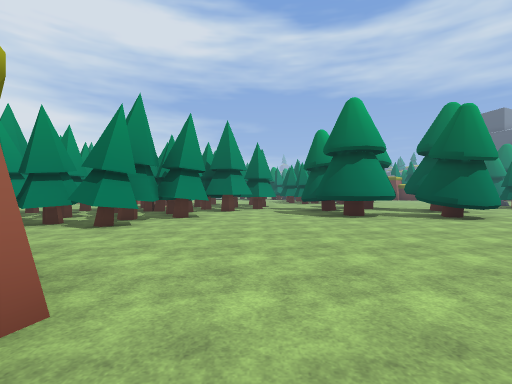
View 1 (above)

24 first-person views from a walk through a level from a Godot 3-D game. The camera is 1.5 m above the floor, looks level and sees 85° across. The floor is counted in squares, 2 m on a side. Each view is taken from the middle of a square. On the plan, view 1 faces up. The plan holds only what a view shows up to about 10 squares ahead; the rest is blank. The place goes on beyond the plan. Some surface patterns are stand-ins.

View 2
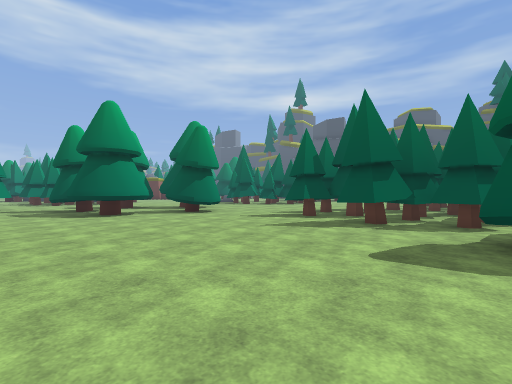

View 3
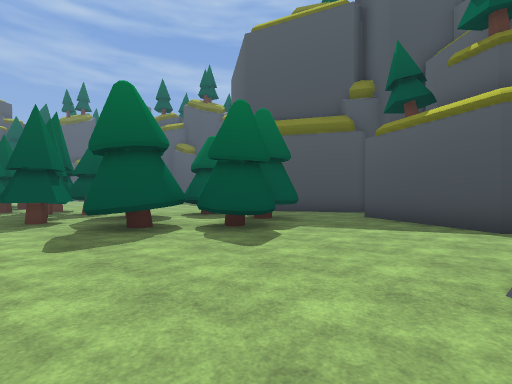

View 4
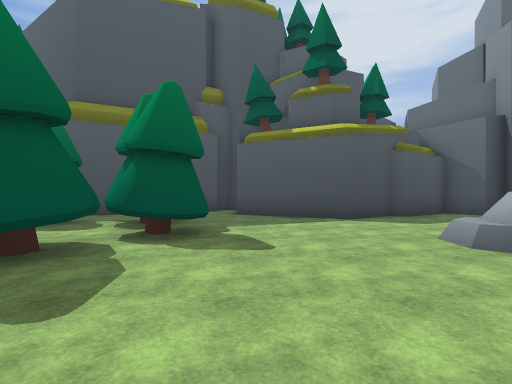

View 5
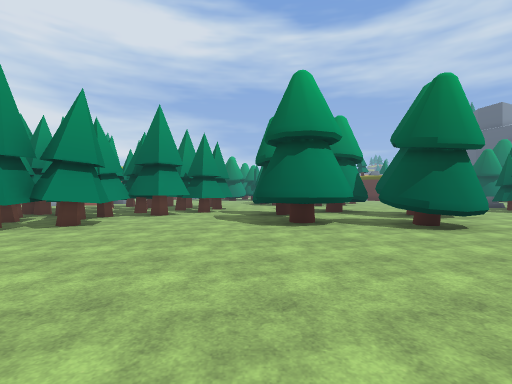

View 6
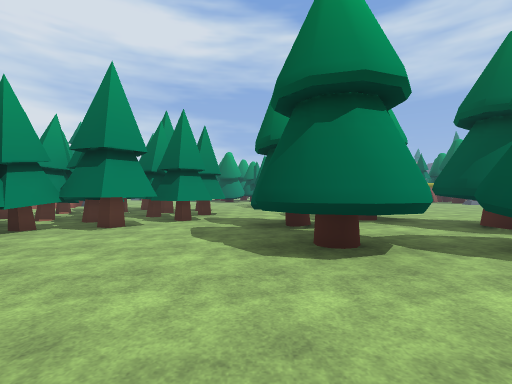

View 7
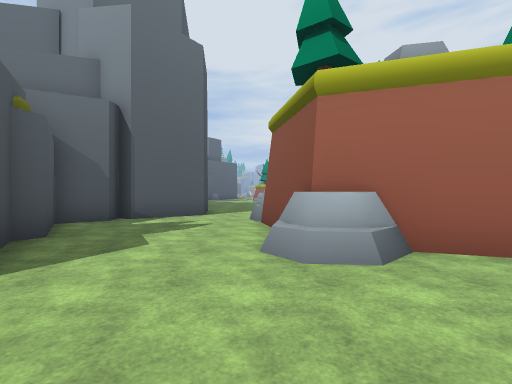

View 8
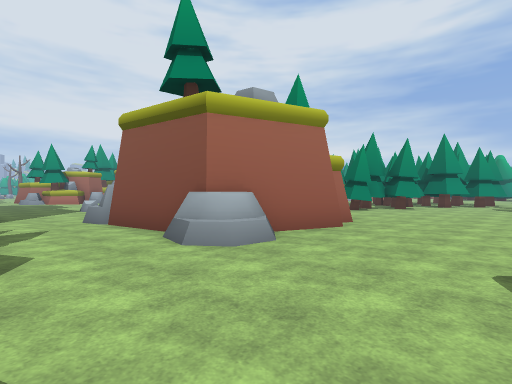

View 9
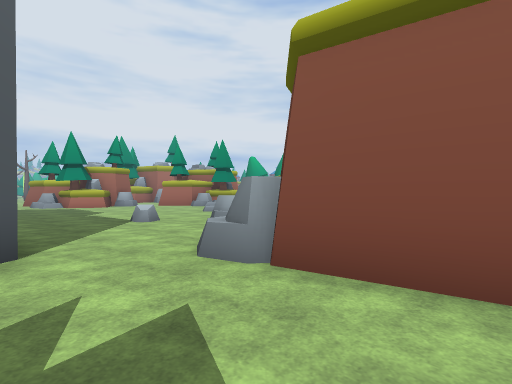

View 10
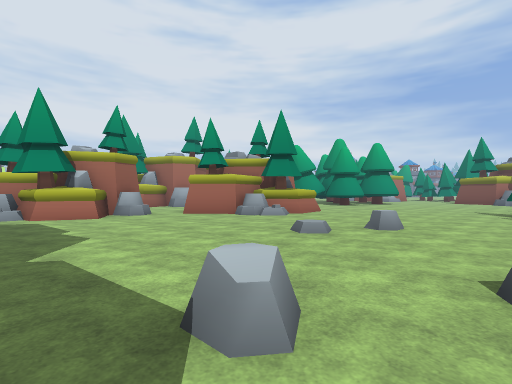

View 11
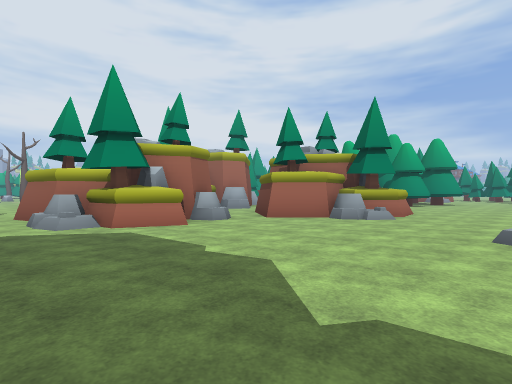

View 12
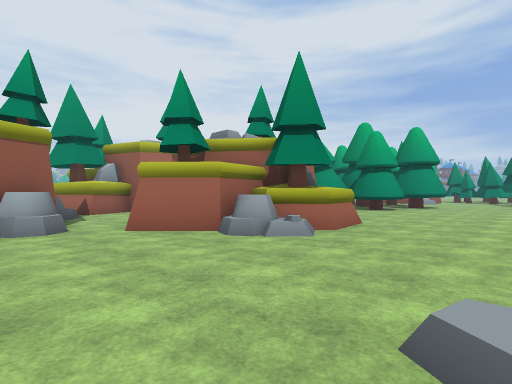

View 13
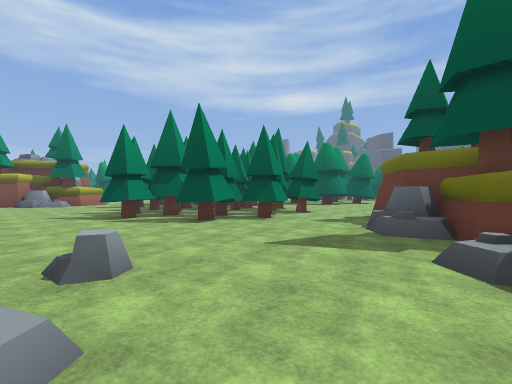

View 14
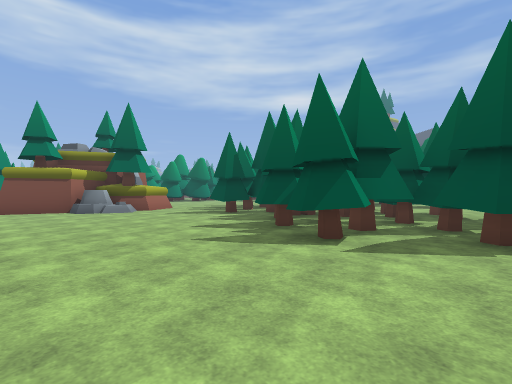

View 15
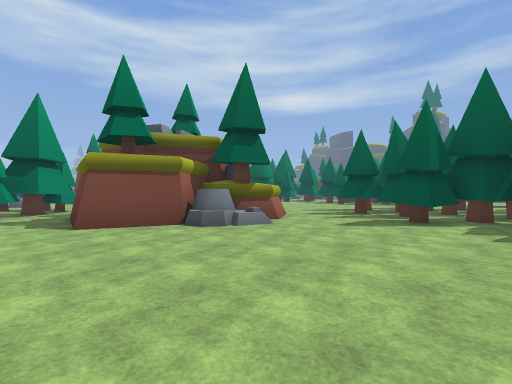

View 16
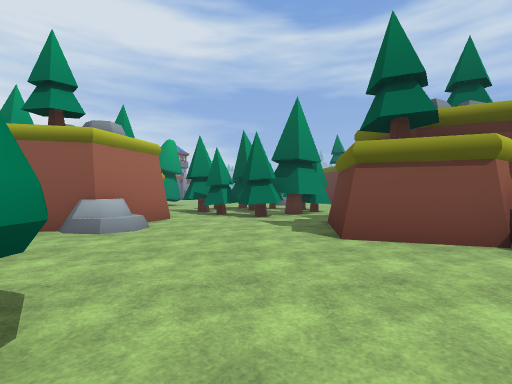

View 17
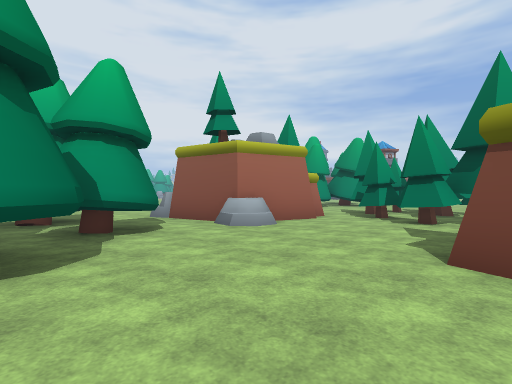

View 18
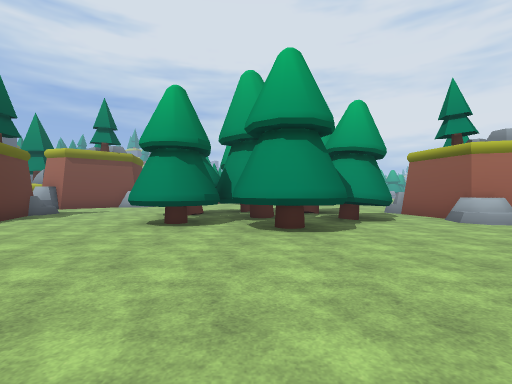

View 19
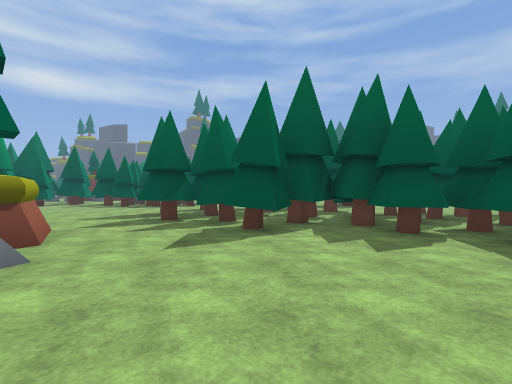

View 20
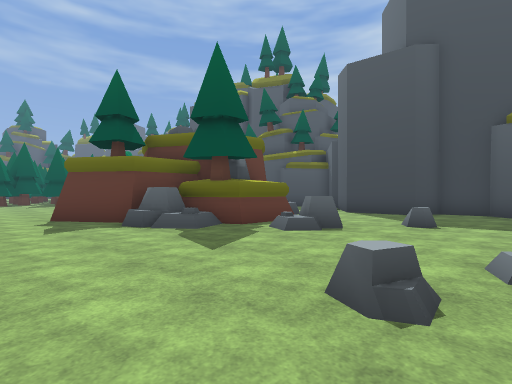

View 21
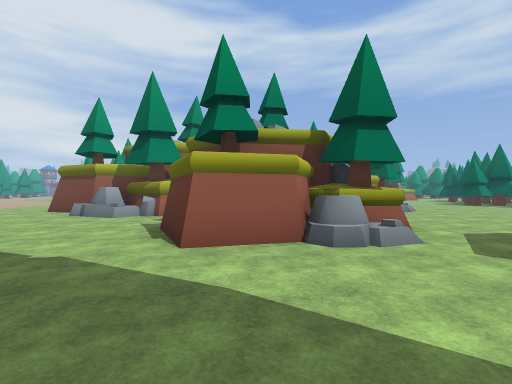

View 22
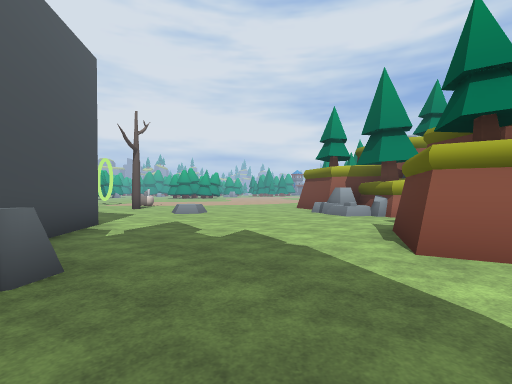

View 23
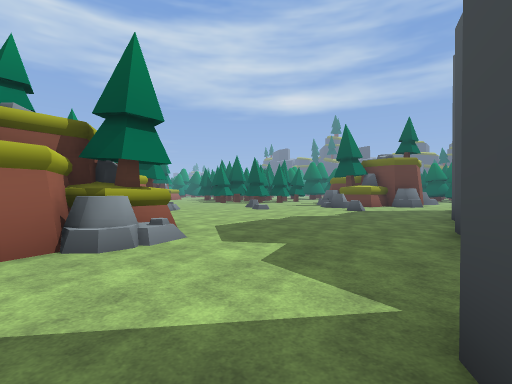

View 24
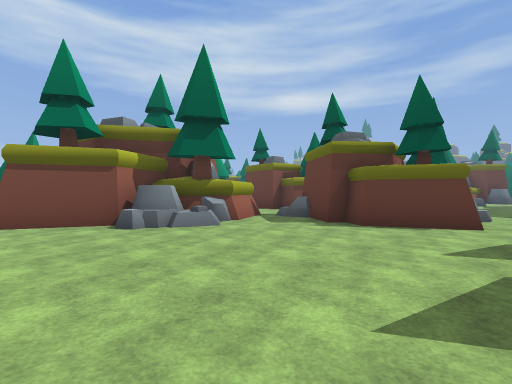

### Floor plan
Key: @ floor where view 1 was taken; # wall or solid block; . main floor; : floor 0.5 m higher than the main floor; / step, stairs or slope; = window, fence, low wall or low ledge; ^ raised ledge; T tree; R rock; O other object.
Columns run from 29 left of view 1 to 7 right of it. Each row starts with its distance up from view 1.
 27                T
 26                T
 25              TTTT
 24             .T  #T
 23             #.TTTT
 22         TT  #..T..
 21         TTT #....#        ..
 20            TT....#       ...
 19        ..T#.T....##    .....
 18        ...........#####.....
 17        .. .##......##....##
 16          #####..........###
 15            # ##.........#     ...
 14            ####........##    #...
 13            ###.........##   ##...
 12           ####.........#   ###.T  TTT
 11            ...........##   ##..TT .TT
 10          ............###   #....  .TT
  9          ...........###   ##...TTTT .
  8          ...........##    ##....TTTTT
  7           T##T.......##  ##..........
  6           T  TT......######..........
  5             TTT........#.............
  4 .##         #T:.....................#
  3 ..#####...T##/....R......##..........
  2 ..R##R/=/..T...........#####........#
  1 .......:T #T..........###  #........#
  0 .......# TT.........RR#    ##@......#
 -1 ......T# TTT..........#    #.....TT T
 -2 O......# TT........R...#####^.....T
 -3 .......#T/T............#........TT  T
 -4 .................................TTTT
 -5 ....................###..........TTTT
 -6  ##.............. ######.............
 -7   ## R......           ##...   ......

Where each view was taken, in squares from view 1:
view 1: 0 up, 0 right, facing up
view 2: 1 down, 0 right, facing up-right
view 3: 1 up, 1 left, facing down-right
view 4: 2 up, 2 right, facing down
view 5: 2 up, 2 right, facing up
view 6: 5 up, 2 right, facing up
view 7: 3 down, 2 right, facing left
view 8: 5 down, 2 right, facing up-left
view 9: 5 down, 3 left, facing up-left
view 10: 3 down, 9 left, facing up-left
view 11: 4 down, 12 left, facing up-left
view 12: 0 up, 12 left, facing up-left
view 13: 0 up, 12 left, facing up-right
view 14: 6 up, 13 left, facing up-right
view 15: 12 up, 14 left, facing up-right
view 16: 14 up, 14 left, facing up
view 17: 15 up, 12 left, facing up-left
view 18: 14 up, 10 left, facing left
view 19: 14 up, 12 left, facing right
view 20: 5 up, 12 left, facing down-right
view 21: 7 down, 21 left, facing up
view 22: 7 down, 21 left, facing up-left
view 23: 7 down, 21 left, facing up-right
view 24: 4 down, 29 left, facing up-right
